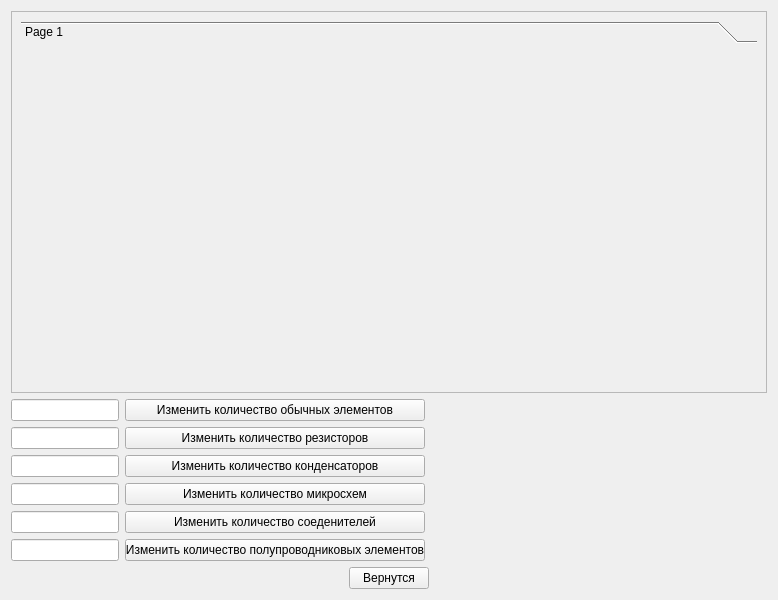
<?xml version="1.0" encoding="UTF-8"?>
<ui version="4.0">
 <class>SystemPart</class>
 <widget class="QWidget" name="SystemPart">
  <property name="geometry">
   <rect>
    <x>0</x>
    <y>0</y>
    <width>778</width>
    <height>600</height>
   </rect>
  </property>
  <property name="maximumSize">
   <size>
    <width>1000</width>
    <height>600</height>
   </size>
  </property>
  <property name="windowTitle">
   <string>Form</string>
  </property>
  <layout class="QVBoxLayout" name="verticalLayout">
   <item>
    <widget class="QScrollArea" name="scrollArea">
     <property name="widgetResizable">
      <bool>true</bool>
     </property>
     <widget class="QWidget" name="scrollAreaWidgetContents">
      <property name="geometry">
       <rect>
        <x>0</x>
        <y>0</y>
        <width>758</width>
        <height>373</height>
       </rect>
      </property>
      <layout class="QGridLayout" name="gridLayout_2">
       <item row="0" column="0">
        <widget class="QToolBox" name="toolBox">
         <property name="currentIndex">
          <number>0</number>
         </property>
         <widget class="QWidget" name="page">
          <property name="geometry">
           <rect>
            <x>0</x>
            <y>0</y>
            <width>740</width>
            <height>328</height>
           </rect>
          </property>
          <attribute name="label">
           <string>Page 1</string>
          </attribute>
         </widget>
        </widget>
       </item>
      </layout>
     </widget>
    </widget>
   </item>
   <item>
    <layout class="QFormLayout" name="formLayout">
     <item row="0" column="0">
      <widget class="QLineEdit" name="lineChanges"/>
     </item>
     <item row="0" column="1">
      <widget class="QPushButton" name="buttonChanges">
       <property name="maximumSize">
        <size>
         <width>300</width>
         <height>16777215</height>
        </size>
       </property>
       <property name="text">
        <string>Изменить количество обычных элементов</string>
       </property>
      </widget>
     </item>
     <item row="1" column="0">
      <widget class="QLineEdit" name="lineChanges_2"/>
     </item>
     <item row="1" column="1">
      <widget class="QPushButton" name="buttonChanges_2">
       <property name="maximumSize">
        <size>
         <width>300</width>
         <height>16777215</height>
        </size>
       </property>
       <property name="text">
        <string>Изменить количество резисторов</string>
       </property>
      </widget>
     </item>
     <item row="2" column="0">
      <widget class="QLineEdit" name="lineChanges_3"/>
     </item>
     <item row="2" column="1">
      <widget class="QPushButton" name="buttonChanges_3">
       <property name="maximumSize">
        <size>
         <width>300</width>
         <height>16777215</height>
        </size>
       </property>
       <property name="text">
        <string>Изменить количество конденсаторов</string>
       </property>
      </widget>
     </item>
     <item row="3" column="0">
      <widget class="QLineEdit" name="lineChanges_4"/>
     </item>
     <item row="3" column="1">
      <widget class="QPushButton" name="buttonChanges_4">
       <property name="maximumSize">
        <size>
         <width>300</width>
         <height>16777215</height>
        </size>
       </property>
       <property name="text">
        <string>Изменить количество микросхем</string>
       </property>
      </widget>
     </item>
     <item row="4" column="0">
      <widget class="QLineEdit" name="lineChanges_5"/>
     </item>
     <item row="4" column="1">
      <widget class="QPushButton" name="buttonChanges_5">
       <property name="maximumSize">
        <size>
         <width>300</width>
         <height>16777215</height>
        </size>
       </property>
       <property name="text">
        <string>Изменить количество соеденителей</string>
       </property>
      </widget>
     </item>
     <item row="5" column="0">
      <widget class="QLineEdit" name="lineChanges_6"/>
     </item>
     <item row="5" column="1">
      <widget class="QPushButton" name="buttonChanges_6">
       <property name="maximumSize">
        <size>
         <width>300</width>
         <height>16777215</height>
        </size>
       </property>
       <property name="text">
        <string>Изменить количество полупроводниковых элементов</string>
       </property>
      </widget>
     </item>
    </layout>
   </item>
   <item>
    <layout class="QHBoxLayout" name="horizontalLayout">
     <item>
      <spacer name="horizontalSpacer">
       <property name="orientation">
        <enum>Qt::Horizontal</enum>
       </property>
       <property name="sizeHint" stdset="0">
        <size>
         <width>40</width>
         <height>20</height>
        </size>
       </property>
      </spacer>
     </item>
     <item>
      <widget class="QPushButton" name="pushButton">
       <property name="maximumSize">
        <size>
         <width>200</width>
         <height>16777215</height>
        </size>
       </property>
       <property name="text">
        <string>Вернутся</string>
       </property>
      </widget>
     </item>
     <item>
      <spacer name="horizontalSpacer_2">
       <property name="orientation">
        <enum>Qt::Horizontal</enum>
       </property>
       <property name="sizeHint" stdset="0">
        <size>
         <width>40</width>
         <height>20</height>
        </size>
       </property>
      </spacer>
     </item>
    </layout>
   </item>
  </layout>
 </widget>
 <resources/>
 <connections>
  <connection>
   <sender>SystemPart</sender>
   <signal>destroyed()</signal>
   <receiver>SystemPart</receiver>
   <slot>hide()</slot>
   <hints>
    <hint type="sourcelabel">
     <x>252</x>
     <y>180</y>
    </hint>
    <hint type="destinationlabel">
     <x>252</x>
     <y>180</y>
    </hint>
   </hints>
  </connection>
 </connections>
</ui>
